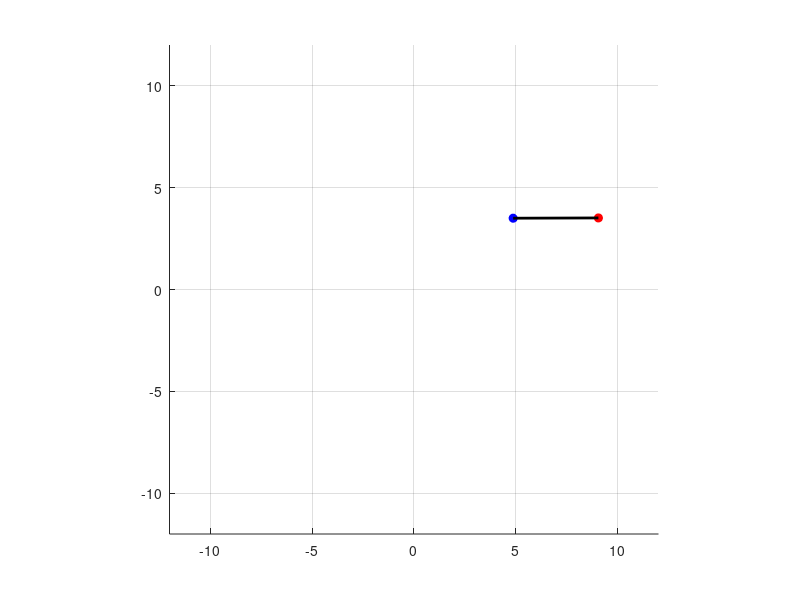

This chart was generated by the following MATLAB code:
% Time setup
dt = 0.01;
T = 1;
time = 0:dt:T;

% Initial conditions
rA0 = [4.2857; -0.050432];
vA0 = [2.2504; -0.21427];
aA = [5.0288; 7.5541];

rB0 = [1.7712; 3.2973];
vB0 = [-1.0973; -2.7288];

% Initial distance
L = norm(rB0 - rA0);

% Function handle: position of A as a function of time
rA_fn = @(t) rA0 + vA0 * t + 0.5 * aA * t^2;
vA_fn = @(t) vA0 + aA * t;

% Function handle: constraint-compliant acceleration of B
aB_fn = @(rA, vA, rB, vB) aA + ...
    ((-dot(vB - vA, vB - vA) - dot(rB - rA, -aA)) / dot(rB - rA, rB - rA)) * (rB - rA);

% Initialize arrays
rA_hist = zeros(2, length(time));
rB_hist = zeros(2, length(time));

% Initial states
rA = rA0;
vA = vA0;
rB = rB0;
vB = vB0;

% Plot setup
figure;
axis equal; grid on;
axis([-12 12 -12 12]);
hold on;

hA = plot(rA(1), rA(2), 'ro', 'MarkerFaceColor', 'r');
hB = plot(rB(1), rB(2), 'bo', 'MarkerFaceColor', 'b');
hLine = plot([rA(1), rB(1)], [rA(2), rB(2)], 'k-', 'LineWidth', 2);

% Simulation loop
for i = 1:length(time)
    t = time(i);

    % Update A's motion from function handle
    rA = rA_fn(t);
    vA = vA_fn(t);

    % Compute constraint-compliant acceleration of B
    aB = aB_fn(rA, vA, rB, vB);

    % Integrate B's motion
    rB = rB + vB * dt + 0.5 * aB * dt^2;
    vB = vB + aB * dt;

    % Store history
    rA_hist(:, i) = rA;
    rB_hist(:, i) = rB;

    % Update animation
    set(hA, 'XData', rA(1), 'YData', rA(2));
    set(hB, 'XData', rB(1), 'YData', rB(2));
    set(hLine, 'XData', [rA(1), rB(1)], 'YData', [rA(2), rB(2)]);
    drawnow;
    pause(dt);
end
